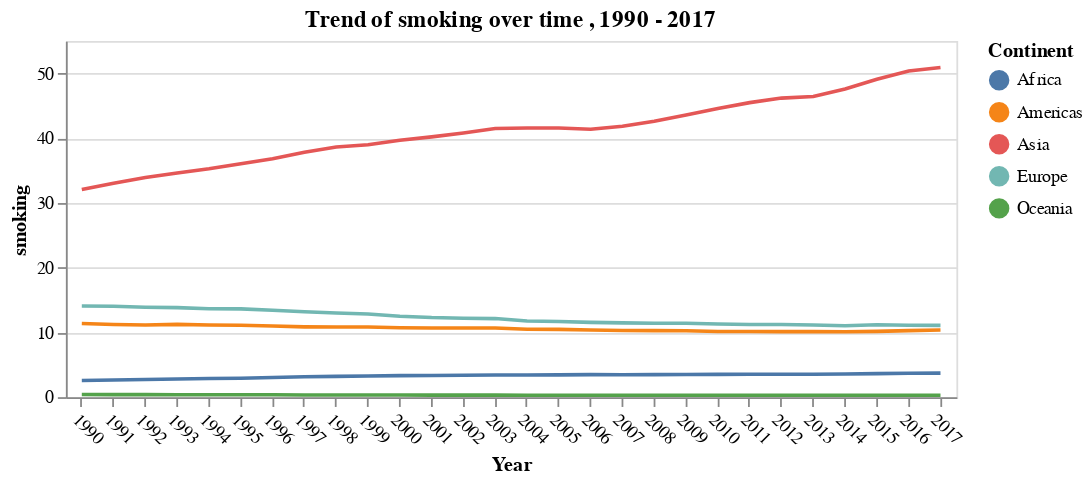

The cell this chart's notebook holds for it:
### Code cell
# select a point for which to provide details-on-demand
label = alt.selection_single(
    encodings=['x'], # limit selection to x-axis value
    on='mouseover',  # select on mouseover events
    nearest=True,    # select data point nearest the cursor
    empty='none'     # empty selection includes no data points
)

# define our base line chart of stock prices
base = alt.Chart().mark_line().encode(
    alt.X('year:O', title = 'Year', axis=alt.Axis(labelAngle=45)),
    alt.Y('smoking', title = 'smoking'),
    alt.Color('continent:N', title = 'Continent'
             )
)

alt.layer(
    base, # base line chart
    
    # add a rule mark to serve as a guide line
    alt.Chart().mark_rule(color='#aaa').encode(
        x='year:O'
    ).transform_filter(label),
    
    # add circle marks for selected time points, hide unselected points
    base.mark_circle().encode(
        opacity=alt.condition(label, alt.value(1), alt.value(0))
    ).add_selection(label),

    # add white stroked text to provide a legible background for labels
    base.mark_text(align='left', dx=5, dy=-5, stroke='white', strokeWidth=2).encode(
        text='smoking:Q'
    ).transform_filter(label),

    # add text labels for life expectancy
    base.mark_text(align='left', dx=5, dy=-5).encode(
        text='smoking:Q'
    ).transform_filter(label),

    # Add the data here
    data = factors_data
).properties(
    width=500,
    height=200,
    title='Trend of smoking over time , 1990 - 2017'
)

### Figure 1 — Vega-Lite specification as saved in the notebook (floating-point values rounded to 4 significant figures; data arrays with more than 128 entries replaced by an {"elided": "..."} marker saying what was removed)
{"$schema": "https://vega.github.io/schema/vega-lite/v3.4.0.json", "config": {"mark": {"tooltip": null}, "view": {"height": 300, "width": 400}}, "data": {"name": "data-867ecc6ec934c9bc89b251e908d30e8f"}, "datasets": {"data-867ecc6ec934c9bc89b251e908d30e8f": {"elided": "140 records"}}, "height": 200, "layer": [{"encoding": {"color": {"field": "continent", "title": "Continent", "type": "nominal"}, "x": {"axis": {"labelAngle": 45}, "field": "year", "title": "Year", "type": "ordinal"}, "y": {"field": "smoking", "title": "smoking", "type": "quantitative"}}, "mark": "line"}, {"encoding": {"x": {"field": "year", "type": "ordinal"}}, "mark": {"color": "#aaa", "type": "rule"}, "transform": [{"filter": {"selection": "selector025"}}]}, {"encoding": {"color": {"field": "continent", "title": "Continent", "type": "nominal"}, "opacity": {"condition": {"selection": "selector025", "value": 1}, "value": 0}, "x": {"axis": {"labelAngle": 45}, "field": "year", "title": "Year", "type": "ordinal"}, "y": {"field": "smoking", "title": "smoking", "type": "quantitative"}}, "mark": "circle", "selection": {"selector025": {"empty": "none", "encodings": ["x"], "nearest": true, "on": "mouseover", "type": "single"}}}, {"encoding": {"color": {"field": "continent", "title": "Continent", "type": "nominal"}, "text": {"field": "smoking", "type": "quantitative"}, "x": {"axis": {"labelAngle": 45}, "field": "year", "title": "Year", "type": "ordinal"}, "y": {"field": "smoking", "title": "smoking", "type": "quantitative"}}, "mark": {"align": "left", "dx": 5, "dy": -5, "stroke": "white", "strokeWidth": 2, "type": "text"}, "transform": [{"filter": {"selection": "selector025"}}]}, {"encoding": {"color": {"field": "continent", "title": "Continent", "type": "nominal"}, "text": {"field": "smoking", "type": "quantitative"}, "x": {"axis": {"labelAngle": 45}, "field": "year", "title": "Year", "type": "ordinal"}, "y": {"field": "smoking", "title": "smoking", "type": "quantitative"}}, "mark": {"align": "left", "dx": 5, "dy": -5, "type": "text"}, "transform": [{"filter": {"selection": "selector025"}}]}], "title": "Trend of smoking over time , 1990 - 2017", "width": 500}
